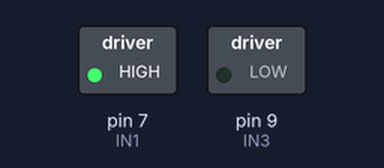
The sketch below on a simulated Arduino Uno, built with avr-gcc and run on an emulated ATmega328P. Shown: switched loads named in the sketch (green lamp = pin HIGH). What the sketch prints to the serial monitor is not drawn.

Above: at 5.9 s.
At 8.9 s:
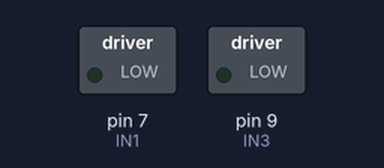
At 11.9 s:
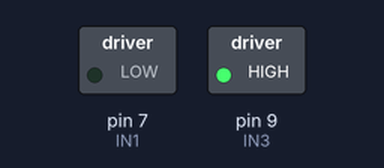
Timing chart, 0 to 19.0 s (numbered marks = the images above):
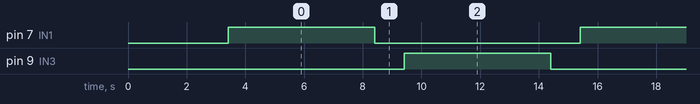

The sketch:

test_2pump_uno.ino
```cpp
// ================== TEST 2 PUMP BERGANTIAN ==================
// L298N + 2 Pump + Arduino Uno
// ENA & ENB di-jumper 5V, IN2 & IN4 di-GND

// ================== PIN ==================
#define IN1 7   // Pump 1
#define IN3 9   // Pump 2

// ================== VARIABEL ==================
unsigned long bootTime;

// ================== FUNGSI TIMESTAMP ==================
String getTimestamp() {
  unsigned long ms = millis() - bootTime;
  unsigned long sec = ms / 1000;
  unsigned long min = sec / 60;
  sec = sec % 60;
  ms = ms % 1000;

  char buffer[20];
  sprintf(buffer, "[%02lu:%02lu.%03lu]", min, sec, ms);
  return String(buffer);
}

// ================== SETUP ==================
void setup() {
  Serial.begin(9600);
  delay(1000);
  bootTime = millis();

  pinMode(IN1, OUTPUT);
  pinMode(IN3, OUTPUT);

  digitalWrite(IN1, LOW);
  digitalWrite(IN3, LOW);

  Serial.println("\n\n💧 TEST 2 PUMP BERGANTIAN");
  Serial.println("═══════════════════════════════════════");
  Serial.println(getTimestamp() + " Boot time: " + String(bootTime) + " ms");
  Serial.println("═══════════════════════════════════════");
  Serial.println("Pump 1 ON 5 detik -> Pump 2 ON 5 detik");
  Serial.println("═══════════════════════════════════════\n");

  delay(2000);
}

// ================== LOOP ==================
void loop() {
  // Pump 1 ON
  Serial.println(getTimestamp() + " 💧 Pump 1 ON");
  digitalWrite(IN1, HIGH);
  delay(5000);
  digitalWrite(IN1, LOW);
  Serial.println(getTimestamp() + " ⭕ Pump 1 OFF");
  delay(1000);

  // Pump 2 ON
  Serial.println(getTimestamp() + " 💧 Pump 2 ON");
  digitalWrite(IN3, HIGH);
  delay(5000);
  digitalWrite(IN3, LOW);
  Serial.println(getTimestamp() + " ⭕ Pump 2 OFF");
  delay(1000);
}
```

Measured:
- by itself, pin 7 (IN1), pin 9 (IN3): alternates HIGH for 5.0 s and LOW for 7.0 s
- by itself, everything shown: repeats every 12.0 s, in 4 steps
